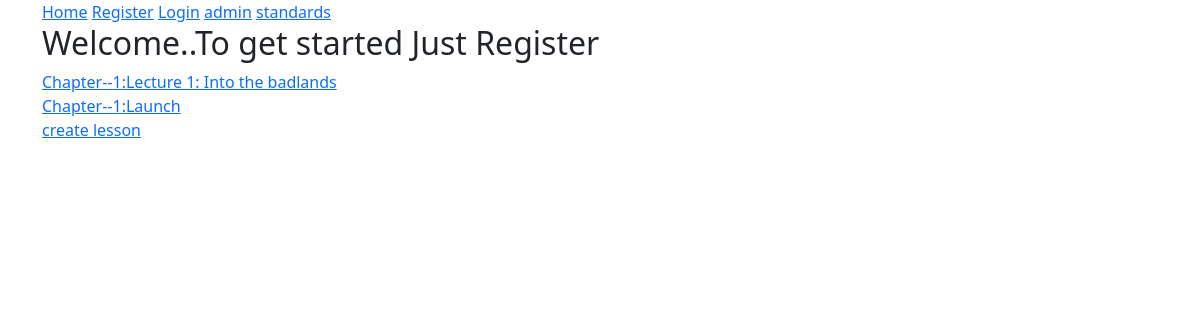
The app's page /curriculum/year-2-sem-2/2/, older data.
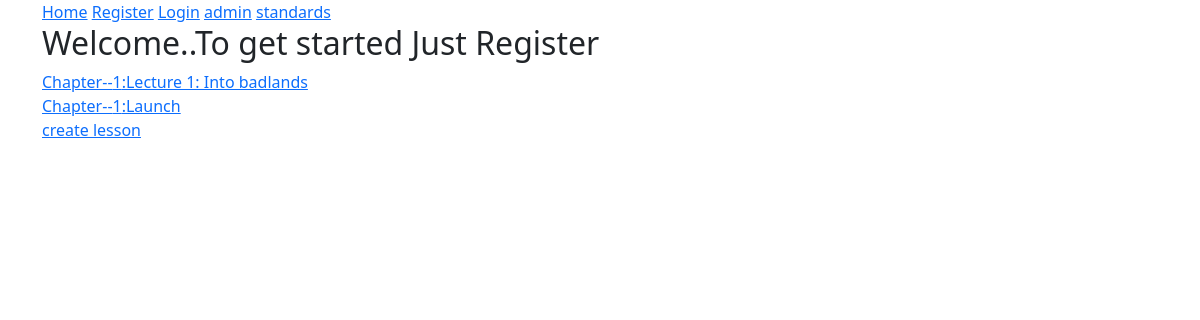
The same page, newer data.
### curriculum/models.py (models this page shows, shortened)
class Lesson(models.Model):
    lesson_id = models.CharField(max_length=100, unique=True)
    Standard = models.ForeignKey(Standard, on_delete=models.CASCADE)
    created_by = models.ForeignKey(User, on_delete=models.CASCADE)
    created_at = models.DateTimeField(auto_now_add=True)
    subject = models.ForeignKey(Subject, on_delete=models.CASCADE, related_name='lessons')
    name = models.CharField(max_length=250)
    position = models.PositiveSmallIntegerField(verbose_name="Chapter no.")
    slug = models.SlugField(null=True, blank=True)
    video = models.FileField(upload_to=save_lesson_files,verbose_name="video", blank=True, null=True)
    ppt = models.FileField(upload_to=save_lesson_files, verbose_name="Presentations", blank=True)
    Notes = models.FileField(upload_to=save_lesson_files, verbose_name="Notes",blank=True)
    class Meta:
        ordering = ['position']

### curriculum/views.py (the view)
# urls.py: path('<str:standard>/<slug:slug>/', views.LessonListView.as_view(), name='lesson_list'),
class LessonListView(DetailView):
    context_object_name = 'subjects'
    model = Subject
    template_name ='curriculum/lesson_list_view.html'

### curriculum/templates/curriculum/lesson_list_view.html
{% extends 'base.html' %}
{% block content %}
{% for lesson in subjects.lessons.all %}
  <a href="{% url 'curriculum:lesson_detail' slug=lesson.slug subject=subjects.slug standard=lesson.Standard.slug %}">Chapter--{{lesson.position}}:{{lesson.name}}</a><br>
 {% endfor %}
<a href="{% url 'curriculum:lesson_create' standard=subjects.standard.slug slug=subjects.slug %}">create lesson</a>
{% endblock %}

Row changes from the older to the newer data that the page shows:
changed Lesson: name "Lecture 1: Into the badlands" → "Lecture 1: Into badlands"
